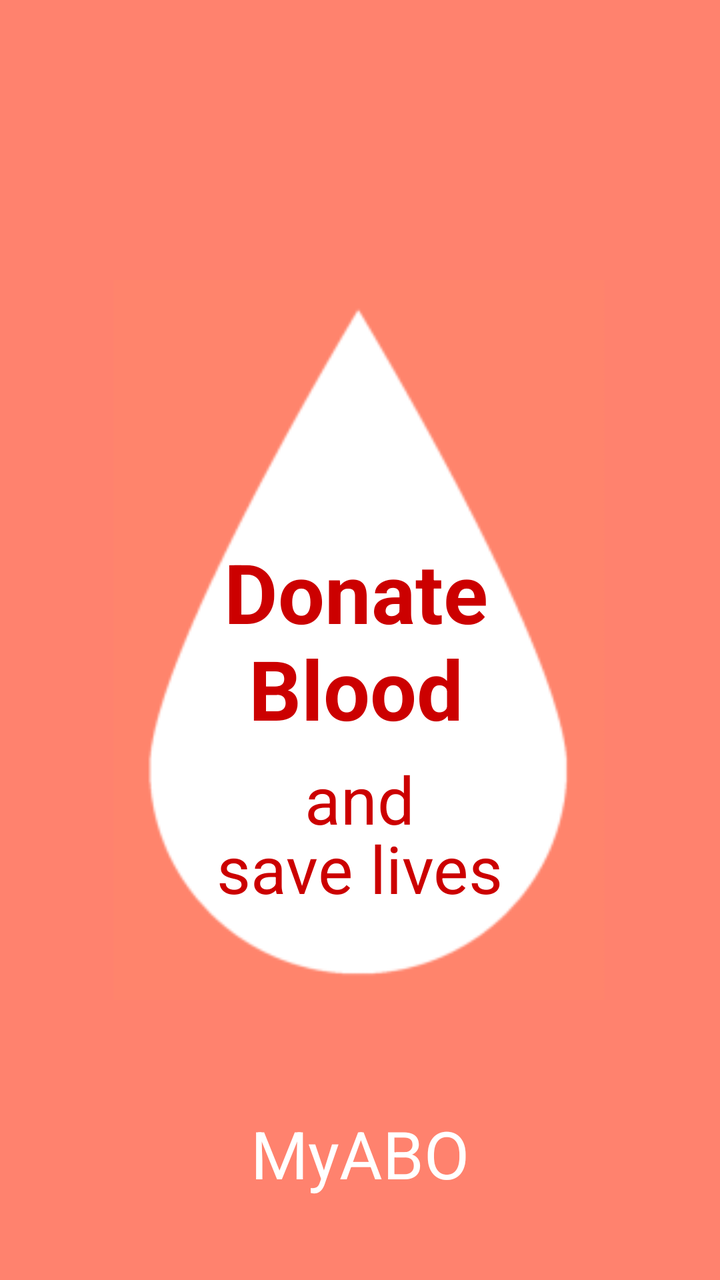
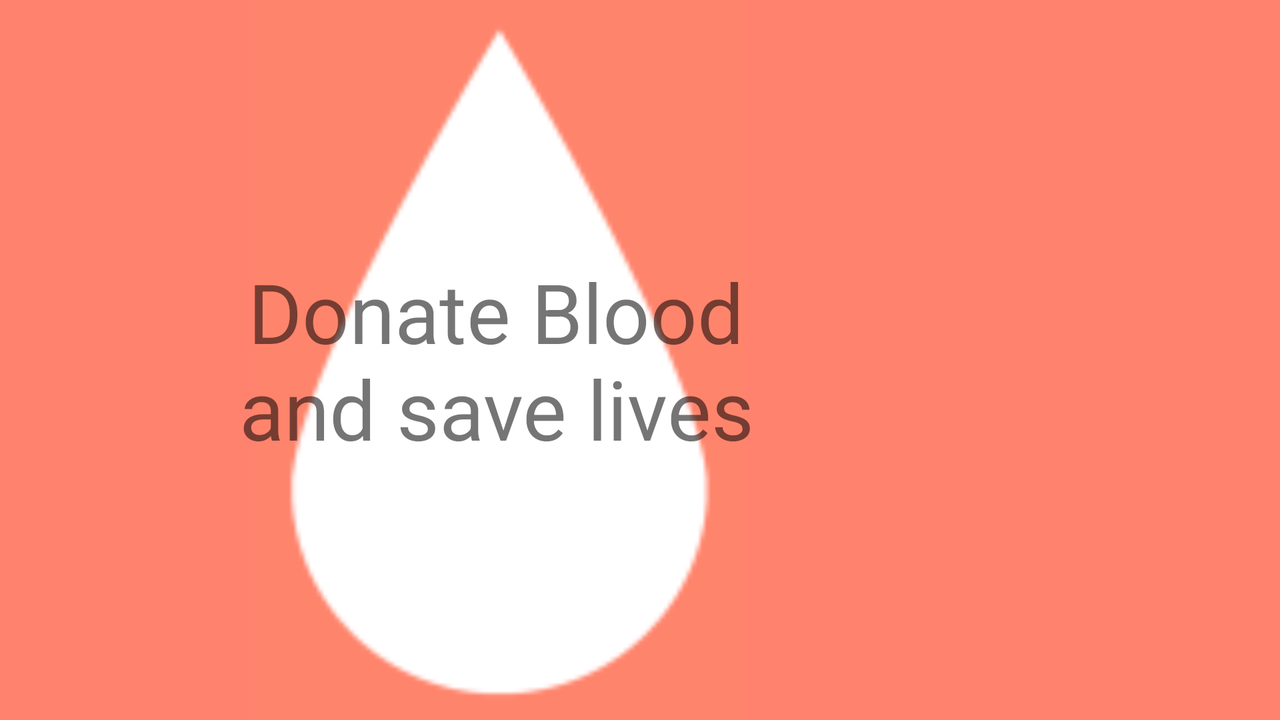

Two renders of one Android screen. The first uses the default layout on a phone; the second uses the alternative layout the repository ships for a different screen configuration, on a matching device. The two XML files are below.
<!-- AndroidManifest.xml: application theme Theme.MyABO -->
<!-- res/layout/landing_page_1.xml -->
<?xml version="1.0" encoding="utf-8"?>
<RelativeLayout
    xmlns:android="http://schemas.android.com/apk/res/android"
    android:layout_width="match_parent"
    android:layout_height="match_parent"
    android:background="#FF826E">


    <ImageView
        android:id="@+id/imageView"
        android:layout_width="match_parent"
        android:layout_height="match_parent"
        android:src="@mipmap/ic_launcher_droplets_foreground2" />

    <TextView
        android:id="@+id/donate"
        android:layout_width="201dp"
        android:layout_height="306dp"
        android:layout_alignLeft="@+id/imageView"
        android:layout_alignRight="@+id/imageView"
        android:layout_centerInParent="true"
        android:layout_marginLeft="102dp"
        android:layout_marginTop="100dp"
        android:layout_marginRight="106dp"
        android:gravity="center"
        android:minEms="100"
        android:text="Donate Blood"
        android:textAlignment="center"
        android:textColor="#CC0000"
        android:textSize="20pt"
        android:textStyle="bold" />

     <TextView
         android:id="@+id/donate2"
         android:layout_width="wrap_content"
         android:layout_height="wrap_content"
         android:layout_alignBottom="@id/donate"
         android:text="and"
         android:textColor="#CC0000"
         android:textSize="16pt"
         android:layout_centerHorizontal="true"
         android:layout_marginBottom="25pt" />

    <TextView
        android:id="@+id/donate3"
        android:layout_width="wrap_content"
        android:layout_height="wrap_content"
        android:layout_alignBottom="@+id/donate2"
        android:text="save lives"
        android:textColor="#CC0000"
        android:textSize="16pt"
        android:layout_centerHorizontal="true"
        android:layout_marginBottom="-17pt" />

    <TextView
        android:id="@+id/MyABO"
        android:layout_width="wrap_content"
        android:layout_height="wrap_content"
        android:text="MyABO"
        android:textSize="16pt"
        android:textColor="#FFFFFF"
        android:layout_centerHorizontal="true"
        android:layout_alignParentBottom="true"
        android:layout_marginBottom="20pt"/>



</RelativeLayout>
<!-- resources referenced by this layout -->
<resources>
  <!-- mipmap ic_launcher_droplets_foreground2: png bitmap (mipmap-mdpi, 1383 bytes) -->
  <style name="Theme.MyABO" parent="Theme.MaterialComponents.DayNight.DarkActionBar">
          
          <item name="colorPrimary">@color/pink</item>
          <item name="colorPrimaryVariant">@color/purple_700</item>
          <item name="colorOnPrimary">@color/white</item>
          
          <item name="colorSecondary">@color/teal_200</item>
          <item name="colorSecondaryVariant">@color/teal_700</item>
          <item name="colorOnSecondary">@color/black</item>
          
          <item name="android:statusBarColor" tools:targetApi="l">?attr/colorPrimary</item>
          
      </style>
  <color name="pink">#FF826E</color>
  <color name="purple_700">#FF3700B3</color>
  <color name="white">#FFFFFFFF</color>
  <color name="teal_200">#FF03DAC5</color>
  <color name="teal_700">#FF018786</color>
  <color name="black">#FF000000</color>
</resources>
<!-- res/layout-land/landing_page_1.xml (the repository's variant of the layout above) -->
<!-- drawn on the phone turned sideways -->
<?xml version="1.0" encoding="utf-8"?>
<RelativeLayout
    xmlns:android="http://schemas.android.com/apk/res/android"
    android:layout_width="match_parent"
    android:layout_height="match_parent"
    android:background="#FF826E">


    <ImageView
        android:id="@+id/imageView"
        android:layout_width="500dp"
        android:layout_height="655dp"
        android:src="@mipmap/ic_launcher_droplets_foreground" />

    <TextView
        android:id="@+id/donate"
        android:layout_width="201dp"
        android:layout_height="306dp"
        android:layout_alignLeft="@+id/imageView"
        android:layout_alignRight="@+id/imageView"
        android:layout_centerInParent="true"
        android:layout_marginLeft="102dp"
        android:layout_marginTop="100dp"
        android:layout_marginRight="106dp"
        android:gravity="center"
        android:minEms="100"
        android:text="Donate Blood and save lives"
        android:textAlignment="center"
        android:textSize="20pt" />


</RelativeLayout>
<!-- resources referenced by the variant -->
<!-- as the phone turned sideways resolves them -->
<resources>
  <!-- mipmap ic_launcher_droplets_foreground: png bitmap (mipmap-hdpi, 2284 bytes) -->
  <style name="Theme.MyABO" parent="Theme.MaterialComponents.DayNight.DarkActionBar">
          
          <item name="colorPrimary">@color/pink</item>
          <item name="colorPrimaryVariant">@color/purple_700</item>
          <item name="colorOnPrimary">@color/white</item>
          
          <item name="colorSecondary">@color/teal_200</item>
          <item name="colorSecondaryVariant">@color/teal_700</item>
          <item name="colorOnSecondary">@color/black</item>
          
          <item name="android:statusBarColor" tools:targetApi="l">?attr/colorPrimary</item>
          
      </style>
  <color name="pink">#FF826E</color>
  <color name="purple_700">#FF3700B3</color>
  <color name="white">#FFFFFFFF</color>
  <color name="teal_200">#FF03DAC5</color>
  <color name="teal_700">#FF018786</color>
  <color name="black">#FF000000</color>
</resources>
